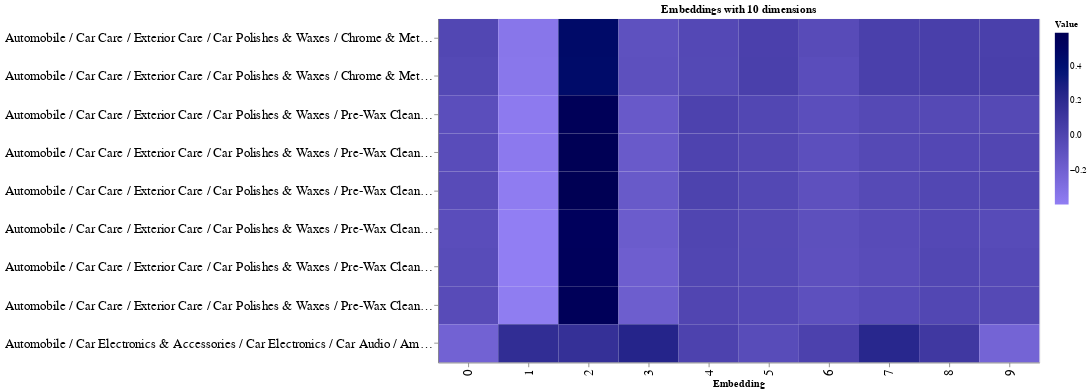

Source (notebook cell):
### Markdown cell above
Next, we visualize the embeddings of the first 9 data points.

### Code cell
# Set sample size to visualize
sample = 9

# Reshape the data for visualization purposes
source = pd.DataFrame(embeds_pc)[:sample]
source = pd.concat([source,df1['category_path']], axis=1)
source = source.melt(id_vars=['category_path'])

# Configure the plot
chart = alt.Chart(source).mark_rect().encode(
    x=alt.X('variable:N', title="Embedding"),
    y=alt.Y('category_path:N', title='',axis=alt.Axis(labelLimit=500)),
    color=alt.Color('value:Q', title="Value", scale=alt.Scale(
                range=["#917EF3", "#000000"]))
)

result = chart.configure(background='#ffffff'
        ).properties(
        width=700,
        height=400,
        title='Embeddings with 10 dimensions'
       ).configure_axis(
      labelFontSize=15,
      titleFontSize=12)

# Show the plot
result

### Figure 1 — Vega-Lite specification as saved in the notebook (floating-point values rounded to 4 significant figures; data arrays with more than 128 entries replaced by an {"elided": "..."} marker saying what was removed)
{"config": {"view": {"continuousWidth": 300, "continuousHeight": 300}, "axis": {"labelFontSize": 15, "titleFontSize": 12}, "background": "#ffffff"}, "data": {"name": "data-44c5f75f04a8ecb266de949b1168368f"}, "mark": {"type": "rect"}, "encoding": {"color": {"field": "value", "scale": {"range": ["#917EF3", "#000000"]}, "title": "Value", "type": "quantitative"}, "x": {"field": "variable", "title": "Embedding", "type": "nominal"}, "y": {"axis": {"labelLimit": 500}, "field": "category_path", "title": "", "type": "nominal"}}, "height": 400, "title": "Embeddings with 10 dimensions", "width": 700, "$schema": "https://vega.github.io/schema/vega-lite/v5.20.1.json", "datasets": {"data-44c5f75f04a8ecb266de949b1168368f": {"elided": "960 records"}}}
